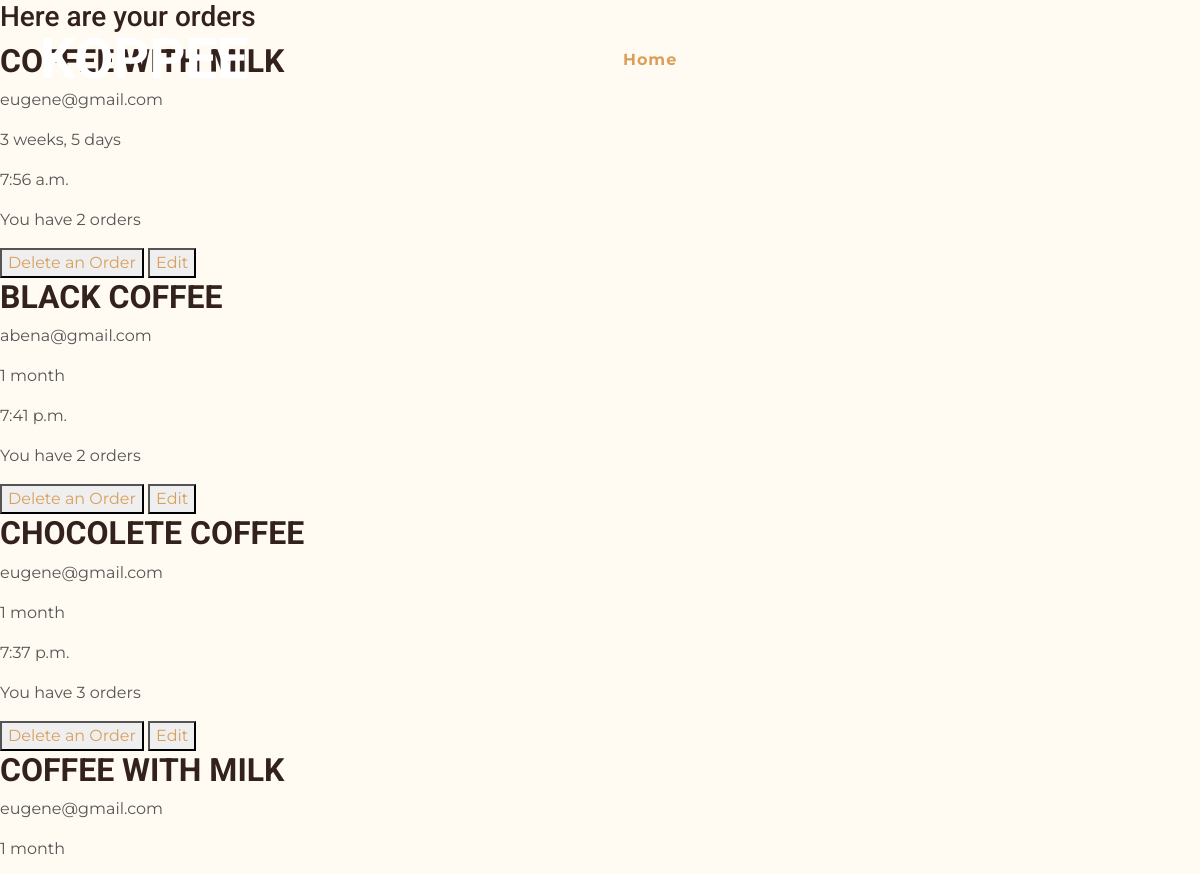
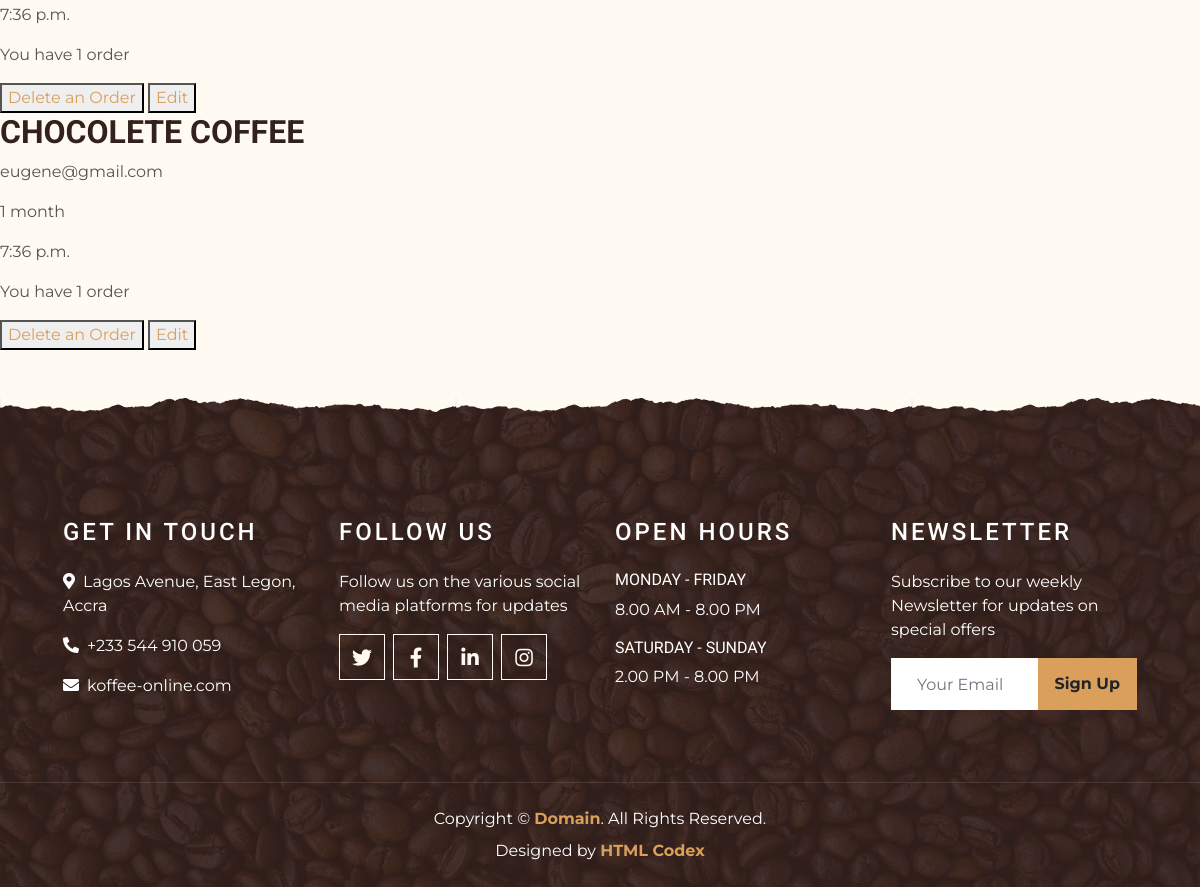
Before: /list_order/ (signed in) with the older database file (2 pictures, top to bottom).
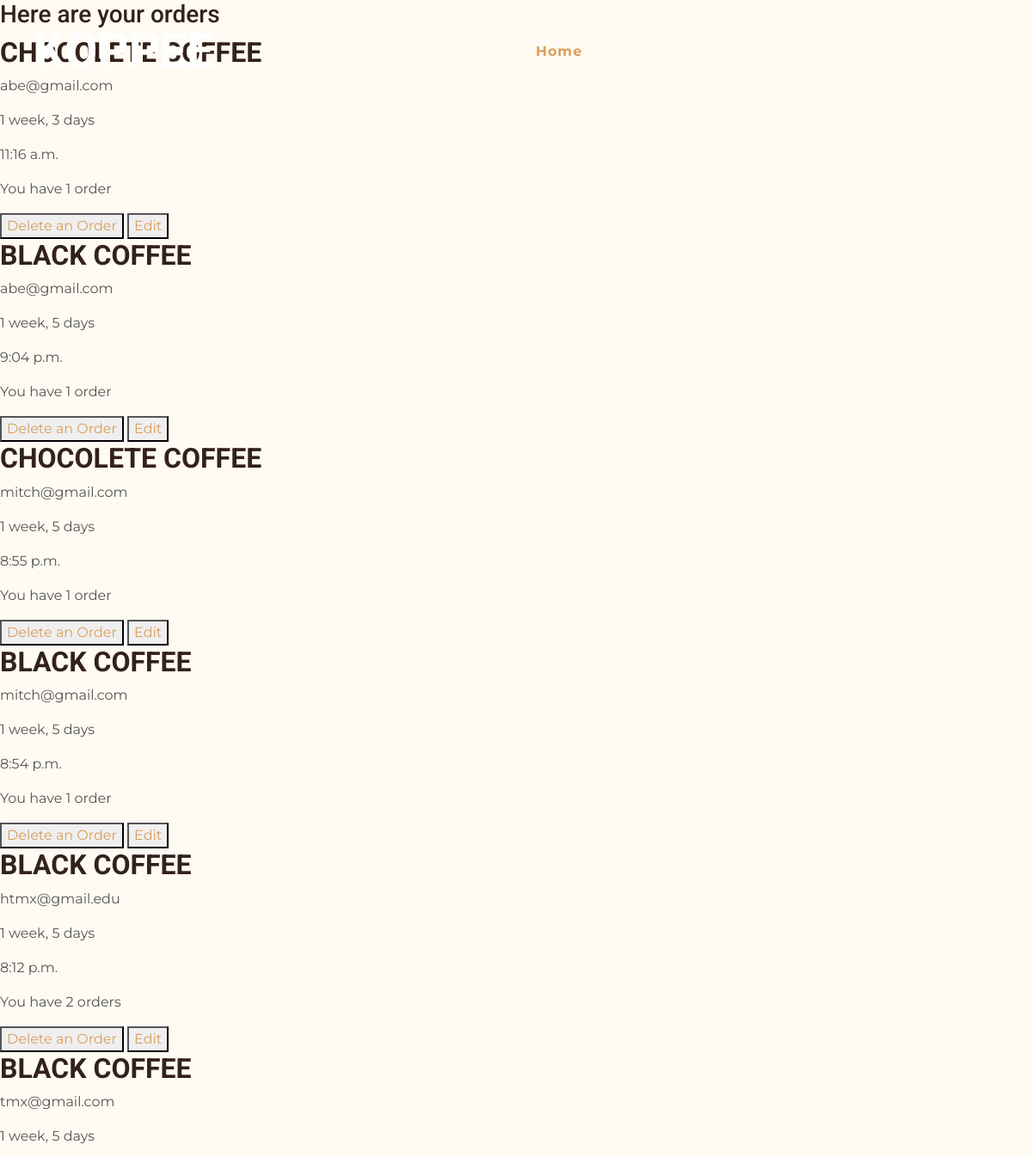
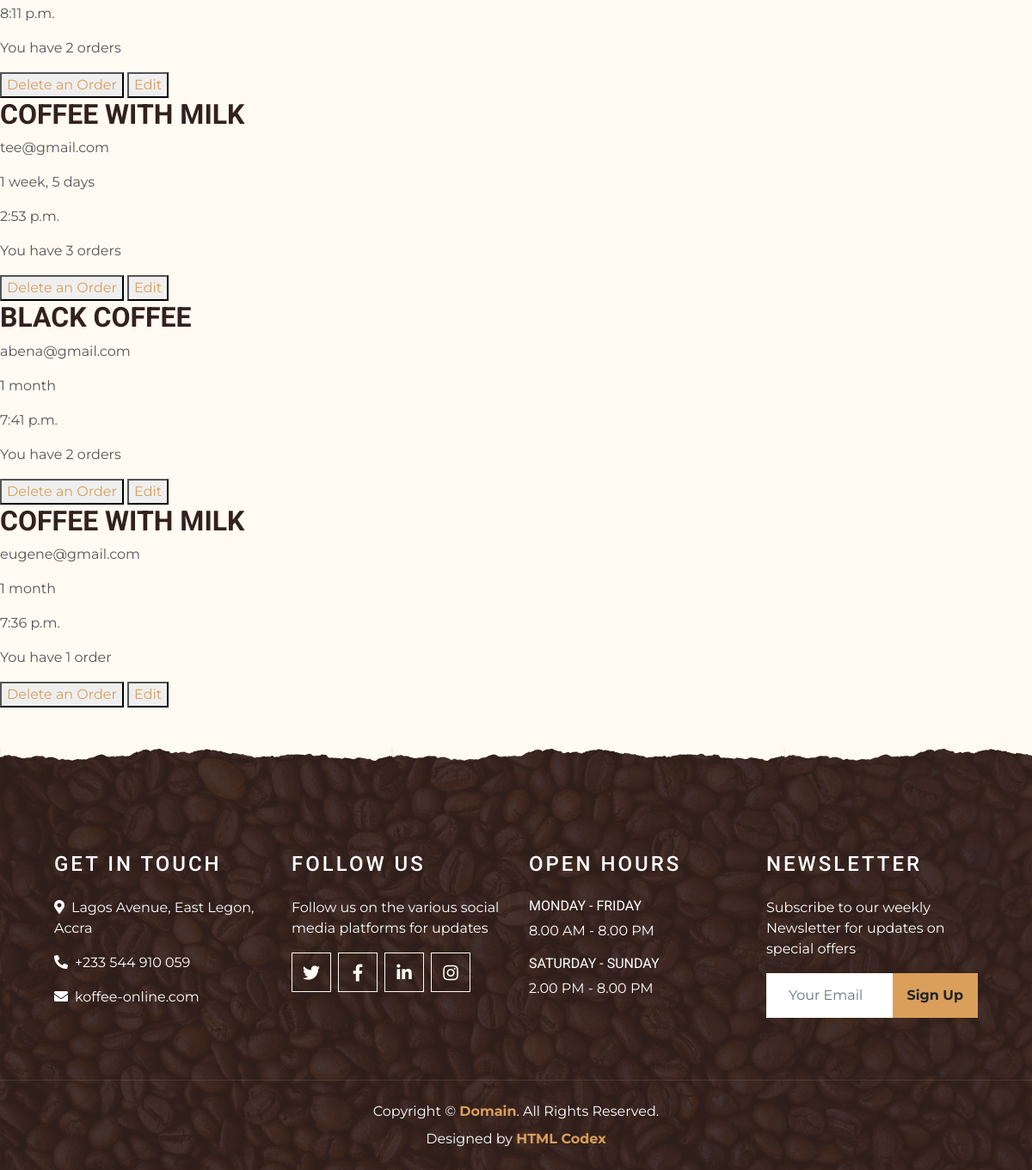
After: the same page with the newer database file (2 pictures, top to bottom).
### coffee/models.py (models this page shows, shortened)
class OrderBooking(models.Model):
    user=models.ForeignKey(User, on_delete=models.CASCADE)
    menu_name=models.ForeignKey(Menu, on_delete=models.PROTECT)
    email=models.EmailField()
    date=models.DateField(auto_now_add=True, blank=False)
    time=models.TimeField(auto_now_add=True)
    persons=models.CharField(max_length=120, blank=False)

class Menu(models.Model):
    name=models.CharField(max_length=200)
    def __str__(self):
        return self.name

### user_accounts/views.py (the view)
# urls.py: path('list_order/', ListOrderView.as_view(), name='list_order'),
class ListOrderView(ListView):
    def get(self, request, *args, **kwargs):
        if not request.user.is_authenticated:
            return redirect('register')
        else:
            order_listing=OrderBooking.objects.filter(user=request.user).order_by('-date', '-time')
            context={"order_listing":order_listing}
        return render(request, 'accounts/list_order.html', context)

### templates/accounts/list_order.html (shortened to what this page needs)
{% extends 'coffee/index.html' %}
{% load static %}
{% block content %}
<head>
</head>
<body>
    <h3 title="">Here are your orders</h3>
    <div id="delete_order">
        {% for order in order_listing %}
        <div>
            <p>{{order.email}}</p>
            <p>{{order.date|timesince}}</p>
            <p>{{order.time}}</p>
            <p>You have {{order.persons}} order{{order.persons|pluralize}}</p>
        </div>
        <button><a href="{% url 'delete' order.pk %}">Delete an Order</a></button>
        <button><a href="{% url 'update' order.pk %}">Edit</a></button>
        {% endfor  %}
    </div>
    {% endblock %}

Changed rows visible on the page:
removed OrderBooking: menu_name.name "COFFEE WITH MILK", email "eugene@gmail.com", date "3 weeks, 5 days", time "7:56 a.m.", persons "2"
removed OrderBooking: menu_name.name "CHOCOLETE COFFEE", email "eugene@gmail.com", date "1 month", time "7:37 p.m.", persons "3"
removed OrderBooking: menu_name.name "CHOCOLETE COFFEE", email "eugene@gmail.com", date "1 month", time "7:36 p.m.", persons "1"
added OrderBooking: menu_name.name "CHOCOLETE COFFEE", email "abe@gmail.com", date "1 week, 3 days", time "11:16 a.m.", persons "1"
added OrderBooking: menu_name.name "BLACK COFFEE", email "abe@gmail.com", date "1 week, 5 days", time "9:04 p.m.", persons "1"
added OrderBooking: menu_name.name "CHOCOLETE COFFEE", email "mitch@gmail.com", date "1 week, 5 days", time "8:55 p.m.", persons "1"
added OrderBooking: menu_name.name "BLACK COFFEE", email "mitch@gmail.com", date "1 week, 5 days", time "8:54 p.m.", persons "1"
added OrderBooking: menu_name.name "BLACK COFFEE", email "htmx@gmail.edu", date "1 week, 5 days", time "8:12 p.m.", persons "2"
added OrderBooking: menu_name.name "BLACK COFFEE", email "tmx@gmail.com", date "1 week, 5 days", time "8:11 p.m.", persons "2"
added OrderBooking: menu_name.name "COFFEE WITH MILK", email "tee@gmail.com", date "1 week, 5 days", time "2:53 p.m.", persons "3"
